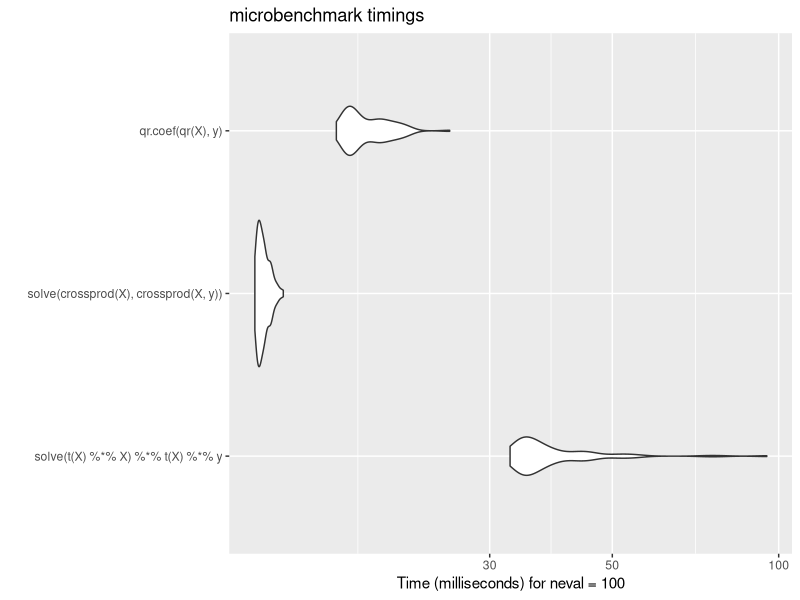
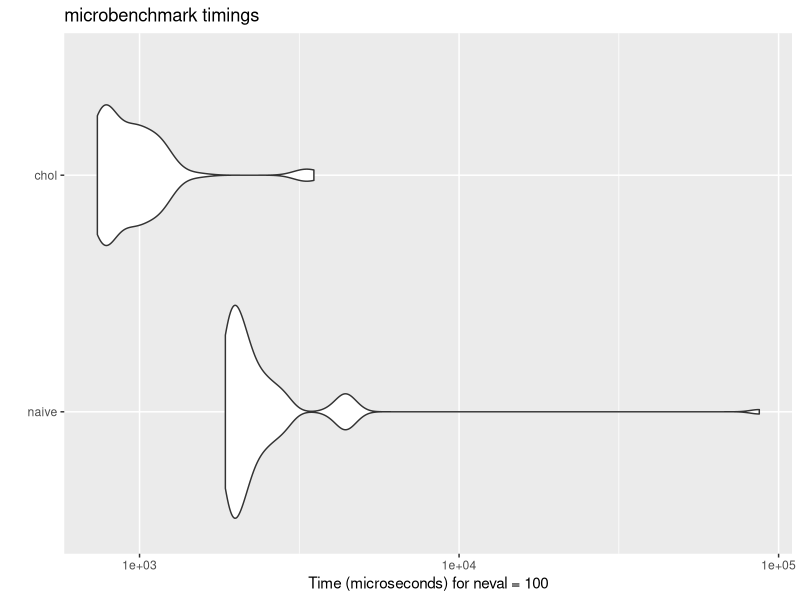
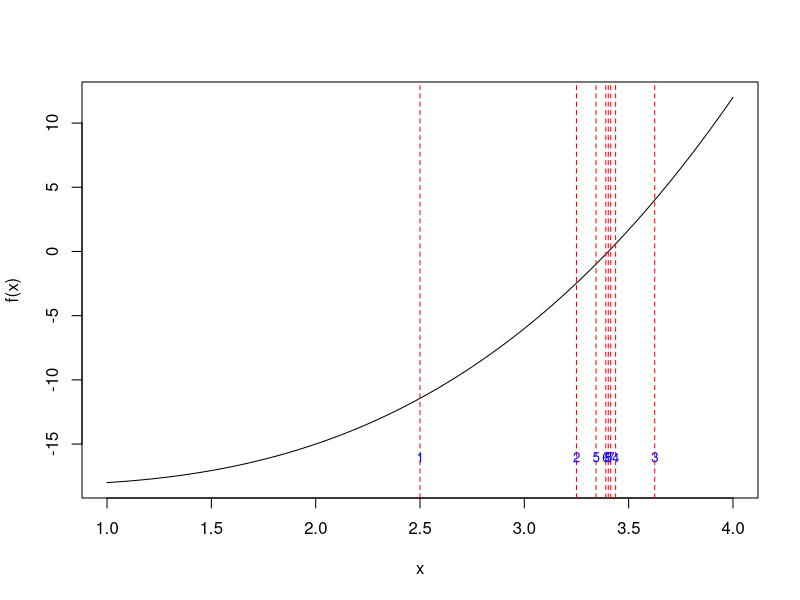
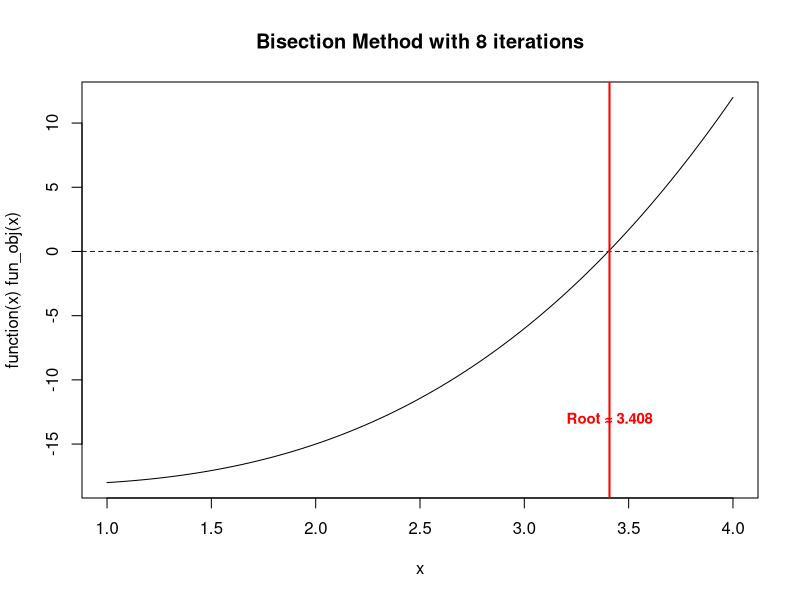
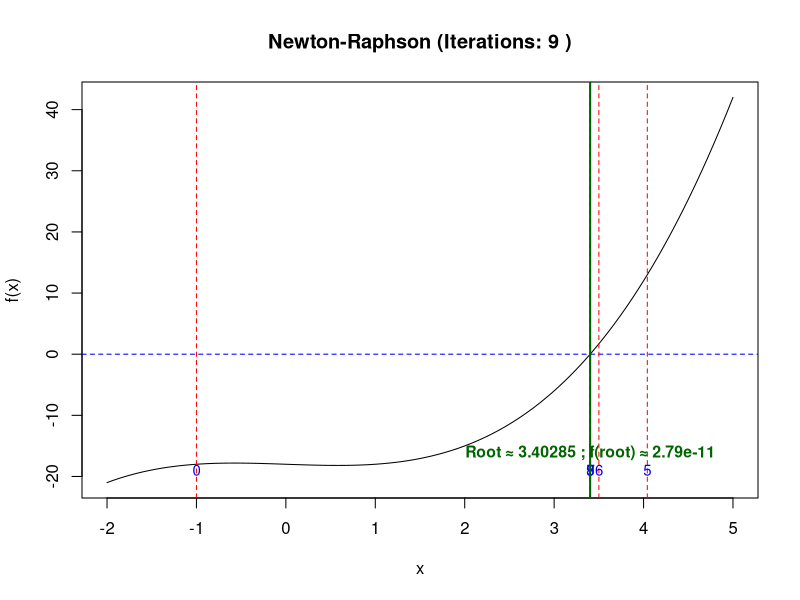
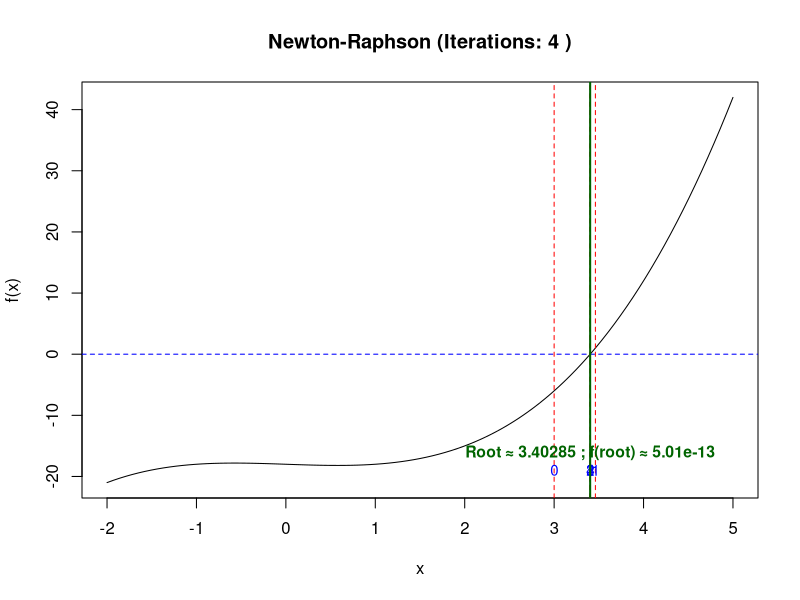

Reproduce these figures in R, in order.
## ---- chunk 1
A <- matrix(
  c(1, 2, 3,
    4, 5, 6,
    7, 8, 9),
  nrow = 3, ncol = 3, byrow = TRUE)
B <- A
B[3, 3] <- B[3, 3] + 1E-5

qr(A)$rank
qr(B)$rank
## ---- chunk 2
set.seed(7777)
N <- 3000
K <- 100
y <- rnorm(N)
X <- matrix(rnorm(N * K), N, K)
W <- cbind(X, X[, 1] + rnorm(N, sd = 1E-15))
## ---- chunk 3
Qw <- qr(W)
str(Qw)
## ---- chunk 4
betahat <- qr.coef(Qw, y)
head(betahat, 3)
tail(betahat, 3)
## ---- chunk 5
library(ggplot2)
library(microbenchmark)
m <- microbenchmark(solve(t(X) %*% X) %*% t(X) %*% y,
                    solve(crossprod(X), crossprod(X, y)),
                    qr.coef(qr(X), y))
autoplot(m)
## ---- chunk 6
set.seed(2025-09-03)

# Generate data
z <- matrix(rnorm(200 * 100), 200, 100)
S <- cov(z)

# Naive quadratic form
quad.naive <- function(z, S) {
  Sinv <- solve(S)
  rowSums((z %*% Sinv) * z)
}

library(dplyr)
quad.naive(z, S) %>% summary()
## ---- chunk 7
quad.chol <- function(z, S) {
  R <- chol(S)
  v <- backsolve(R, t(z), transpose = TRUE)
  colSums(v * v)
}

quad.chol(z, S) %>% summary()
## ---- chunk 8
library(microbenchmark)
library(ggplot2)
m2 <- microbenchmark(
  naive = quad.naive(z, S),
  chol  = quad.chol(z, S)
)
autoplot(m2)
## ---- chunk 9
a <- 1
b <- 4
curve(0.5*x^3 - 0.5*x - 18, from = a, to = b, xlab = "x", ylab = "f(x)")
fun_obj <- function(x) 0.5*x^3 - 0.5*x - 18

my_bisec <- function(fun_obj, a, b, tol = 1E-2, ind_draw = FALSE) {
  if (fun_obj(a) * fun_obj(b) > 0) {
    stop("f(a) and f(b) must have opposite signs!")
  }
  iter <- 0
  while ((b - a) / 2 > tol) {
    c <- (a + b) / 2
    
    if (ind_draw == TRUE) {
    # Draw vertical line
    abline(v = c, col = "red", lty = 2)
    # Label the iteration above the x-axis
    text(c, par("usr")[3] + 2, labels = iter + 1, col = "blue", pos = 3, cex = 0.8)
    }

    
    if (fun_obj(c) == 0) {
      return(c)
    } else if (fun_obj(a) * fun_obj(c) < 0) {
      b <- c
    } else {
      a <- c
    }
    iter <- iter + 1
  }
  val_x <- (a + b) / 2
  val_fx <- fun_obj(val_x)
  return(list(root = val_x, f_root = val_fx, iter = iter))
}

# Run it
res_plot <- my_bisec(fun_obj, a, b, ind_draw = TRUE)
res_plot


res <- my_bisec(fun_obj, a, b)
plot(function(x) fun_obj(x), from = a, to = b)
abline(h = 0, col = "blue", lty = 2)
title(main = paste0("Bisection Method with ", res$iter, " iterations"))
abline(v = res$root, col = "red", lwd = 2)
text(res$root, par("usr")[3] + 5, 
     labels = paste0("Root ≈ ", round(res$root, 3)), 
     col = "red", pos = 3, cex = 0.9, font = 2)
## ---- chunk 10
## Function and derivative
f  <- function(x) 0.5*x^3 - 0.5*x - 18
df <- function(x) 1.5*x^2 - 0.5

## Newton–Raphson with iterate tracking
newton_raphson <- function(f, df, x0, tol = 1e-5, 
                           maxit = 100, eps = 1e-5) {
  x <- x0
  xs <- x0      # store iterates (x0, x1, x2, ...)
  for (k in 1:maxit) {
    fx  <- f(x)
    dfx <- df(x)
    x_new <- x - fx/dfx
    xs <- c(xs, x_new)
    if (abs(x_new - x) < tol || abs(fx) < tol) {
      return(list(root = x_new, iter = k, path = xs))
    }
    x <- x_new
  }
  list(root = x, iter = maxit, path = xs)
}

## Starting point
## ---- chunk 11
x0 <- -1
res <- newton_raphson(f, df, x0)
a <- -2; b <- 5
plot(function(x) f(x), from = a, to = b, 
     xlab = "x", ylab = "f(x)",
     main = paste("Newton-Raphson (Iterations:", res$iter, ")"))
abline(h = 0, col = "blue", lty = 2)

## Draw vertical lines for each iterate with labels 0,1,2,...
for (i in seq_along(res$path)) {
  xi <- res$path[i]
  abline(v = xi, col = "red", lty = 2)
  text(xi, par("usr")[3] + 2, labels = i - 1, col = "blue", pos = 3, cex = 0.9)
}

## Final root marker + label
abline(v = res$root, col = "darkgreen", lwd = 2)
text(res$root, par("usr")[3] + 5,
     labels = paste0("Root ≈ ", round(res$root, 5),
                     " ; f(root) ≈ ", signif(f(res$root), 3)),
     col = "darkgreen", pos = 3, cex = 0.95, font = 2)

res
## ---- chunk 12
x0 <- 3
res <- newton_raphson(f, df, x0)
## Plot range that shows the iterates and root
a <- -2; b <- 5
plot(function(x) f(x), from = a, to = b, 
     xlab = "x", ylab = "f(x)",
     main = paste("Newton-Raphson (Iterations:", res$iter, ")"))
abline(h = 0, col = "blue", lty = 2)

## Draw vertical lines for each iterate with labels 0,1,2,...
for (i in seq_along(res$path)) {
  xi <- res$path[i]
  abline(v = xi, col = "red", lty = 2)
  text(xi, par("usr")[3] + 2, labels = i - 1, col = "blue", pos = 3, cex = 0.9)
}

## Final root marker + label
abline(v = res$root, col = "darkgreen", lwd = 2)
text(res$root, par("usr")[3] + 5,
     labels = paste0("Root ≈ ", round(res$root, 5),
                     " ; f(root) ≈ ", signif(f(res$root), 3)),
     col = "darkgreen", pos = 3, cex = 0.95, font = 2)

res
